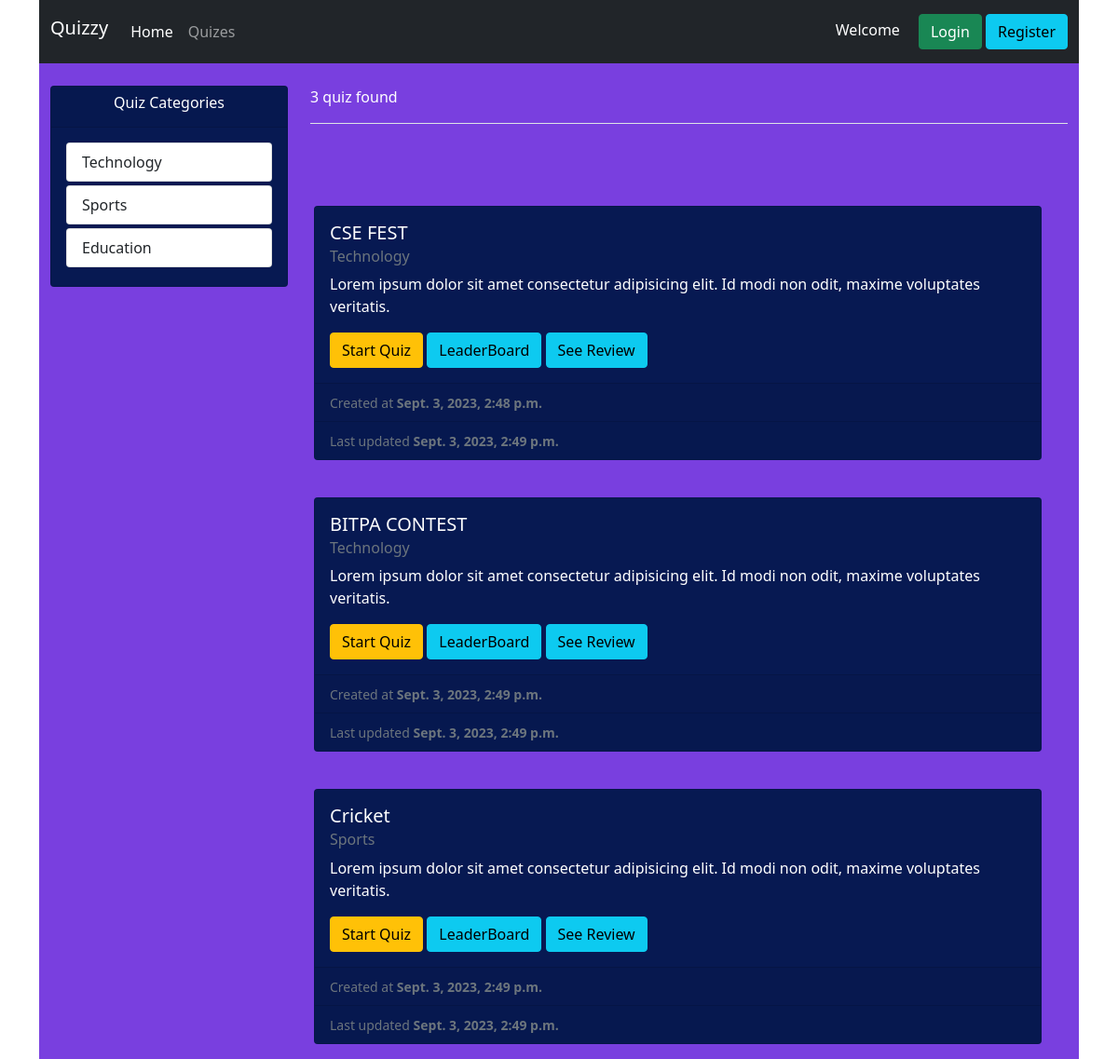
The page /quiz/ on the database as committed earlier.
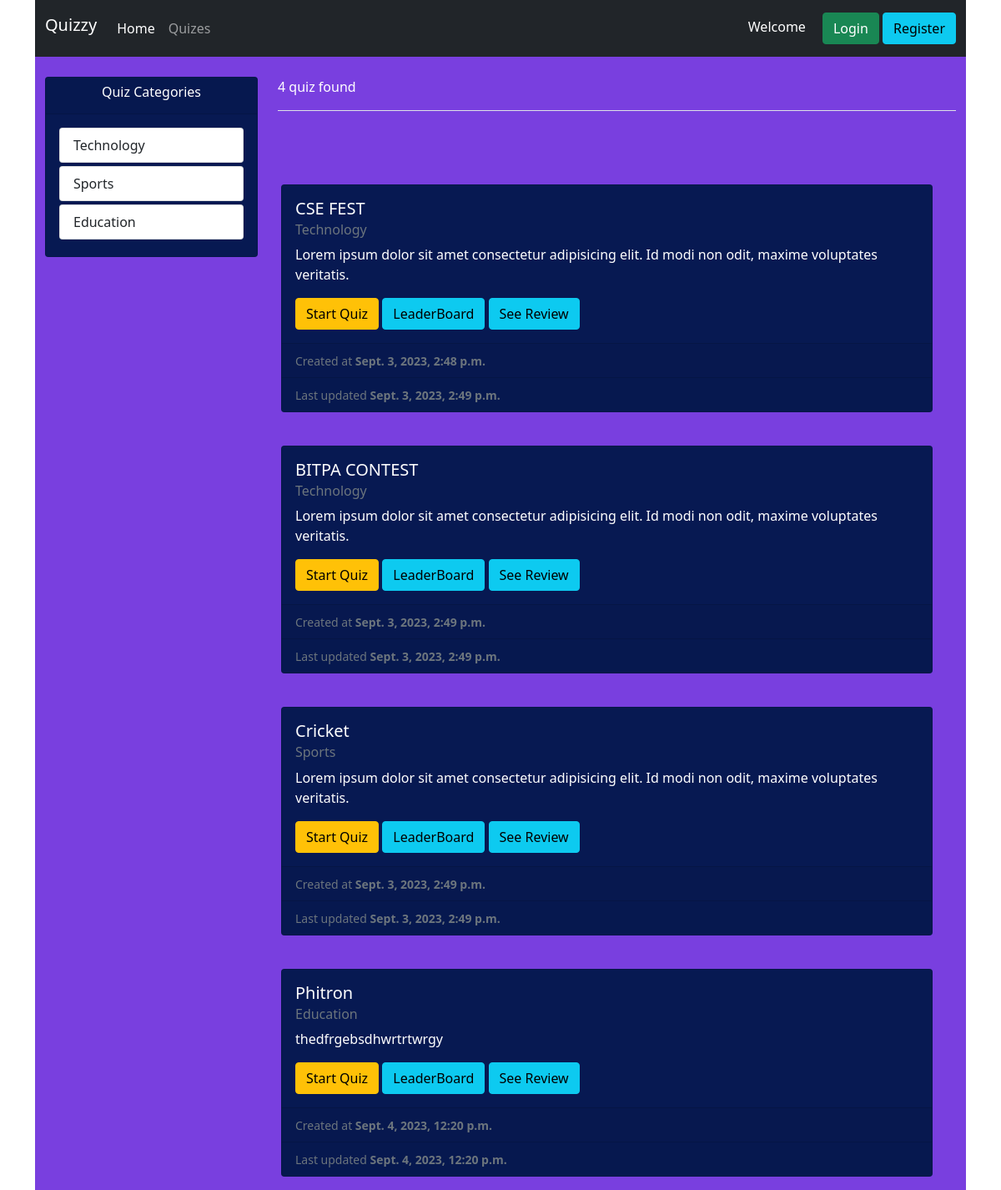
The same page on the database as committed later.
### category/models.py (models this page shows)
class Category(models.Model):
    category_name = models.CharField(max_length=100, unique=True)
    slug = models.SlugField(max_length=100, unique=True)
    description = models.TextField(max_length=255, blank=True)
    cat_image = models.ImageField(upload_to='photos/categories',blank=True)
    def __str__(self):
        return self.category_name

### quiz/models.py (models this page shows, shortened)
class Quiz(models.Model):
    title = models.CharField(max_length=255)
    slug = models.SlugField(max_length=100, unique=True)
    description = models.TextField()
    category = models.ForeignKey(Category, on_delete=models.CASCADE)
    created_date = models.DateTimeField(auto_now_add=True)
    number_of_questions = models.IntegerField(default=1)
    time = models.IntegerField(help_text="Duration of the quiz in seconds", default="1")
    created_at = models.DateTimeField(auto_now_add=True)
    modified_date = models.DateTimeField(auto_now=True)
    has_time_limit = models.BooleanField(default=False)

### quiz/views.py (the view)
# urls.py: path('',views.all_quiz,name = 'categories'),
def all_quiz(request,category_slug=None):
    quizes = None
    if category_slug is not None:
        print(category_slug)
        quizes = Quiz.objects.filter(category__slug=category_slug)
    else:
        quizes = Quiz.objects.all()
    categories = Category.objects.all()
    return render(request,'quiz.html',{'categories':categories,'quizes':quizes})

### quiz/templates/quiz.html (shortened to what this page needs)
{% extends 'base.html' %}
{% block content %}
  <section class="section-content pt-4 text-white" style="background-color: #793FDF;">
	<div class="container">
	<div class="row">
		<aside class="col-md-3">
	<div class="card text-white" style="background-color: #071952;">
		<article class="filter-group">
			<header class="card-header">
				<a class="text-white text-decoration-none text-center" href="{% url 'categories' %}" data-toggle="collapse" data-target="#collapse_1" aria-expanded="true" class="">
					<h6 class="title">Quiz Categories</h6>
				</a>
			</header>
			<div class="filter-content collapse show" id="collapse_1" style="">
				<div class="card-body ">
                    {% for category in categories %}
                    <div class="list-group">
                        <a  class="list-group-item list-group-item-action mb-1" href="{% url 'products_by_categories' category_slug=category.slug %}">{{category.category_name}}</a>
                      </div>
                    {% endfor %}
				</div>
			</div>
		</article>
	</div>
		</aside>
		<main class="col-md-9">
	<header class="border-bottom mb-4 pb-3">
			<div class="form-inline">
				<span class="mr-md-auto">{{quizes|length}} quiz found </span>
			</div>
	</header>
	<div class="row p-2 mt-0">
		<div class="row row-cols-1 row-cols-md-3 g-4" >
           {% for quiz in quizes %}
           <div class="col p-2 text-white w-100" >
            <div class="card h-auto" style="background-color: #071952;">
              <div class="card-body">
                <h5 class="card-title">{{quiz.title}}</h5>
                <h6 class="card-subtitle mb-2 text-muted">{{quiz.category}}</h6>
                <p class="card-text">{{quiz.description}}</p>
                  <a class="btn btn-warning" href="{% url 'question' quiz.slug %}">Start Quiz</a>
                  <a class="btn btn-info" href="{% url 'leaderboard' quiz.id %}">LeaderBoard</a>
				  <a class="btn btn-info" href="{% url 'review' quiz.id %}">See Review</a>
              </div>
              <div class="card-footer">
				<small class="text-muted">Created at <strong>{{quiz.created_date}}</strong></small>
              </div>
              <div class="card-footer">
				<small class="text-muted">Last updated <strong>{{quiz.modified_date}}</strong></small>
              </div>
            </div>
          </div>
           {% endfor %}
          </div>
	</div>
		</main>
	</div>
	</div>
	</section>
{% endblock  %}

Rows that differ between the two databases and show on the page:
added Quiz: title "Phitron", category "Education", description "thedfrgebsdhwrtrtwrgy", created_date "Sept. 4, 2023, 12:20 p.m.", modified_date "Sept. 4, 2023, 12:20 p.m."
Other text that changed with them:
{{ quizes|length }}: "3" → "4"
